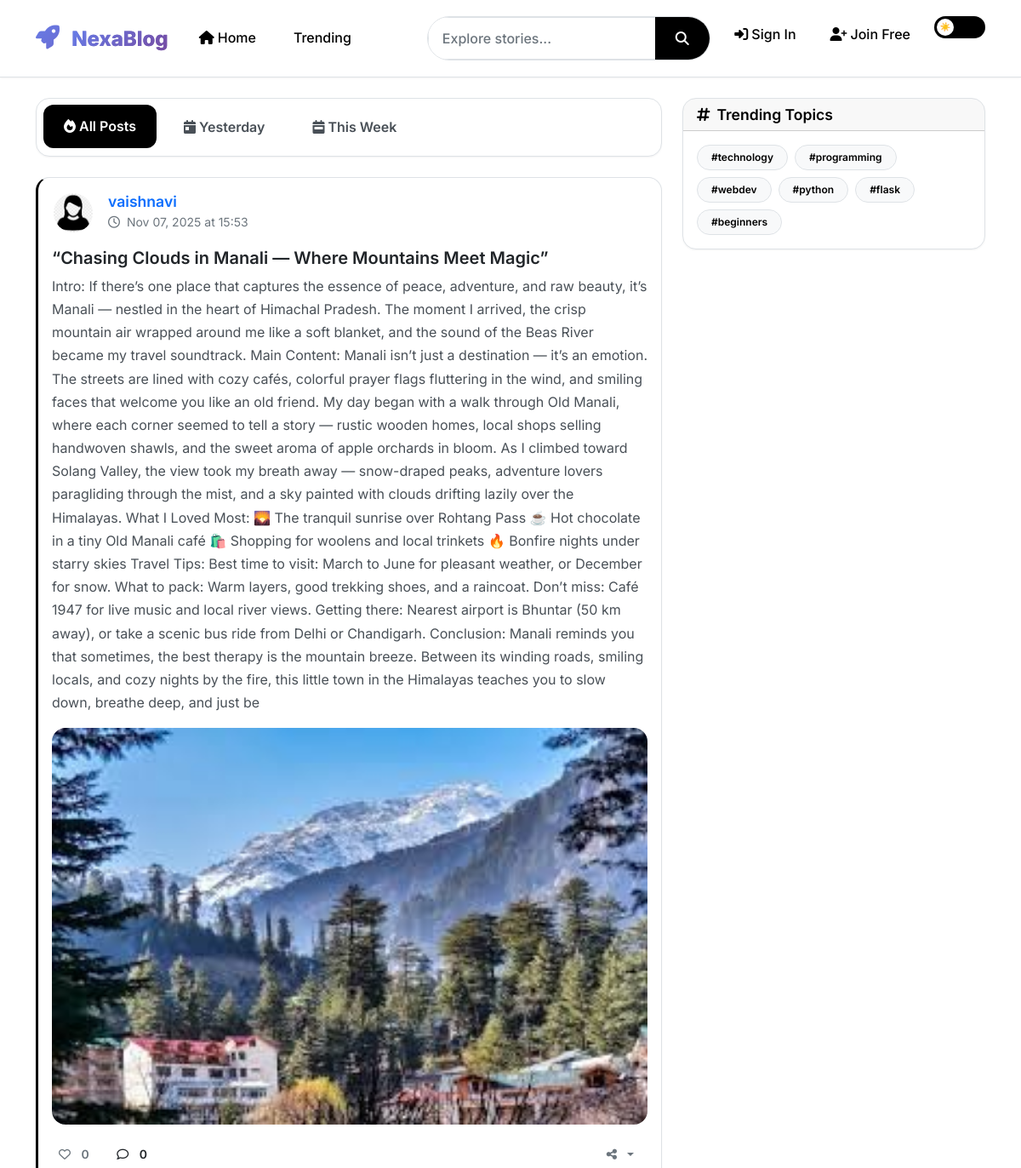
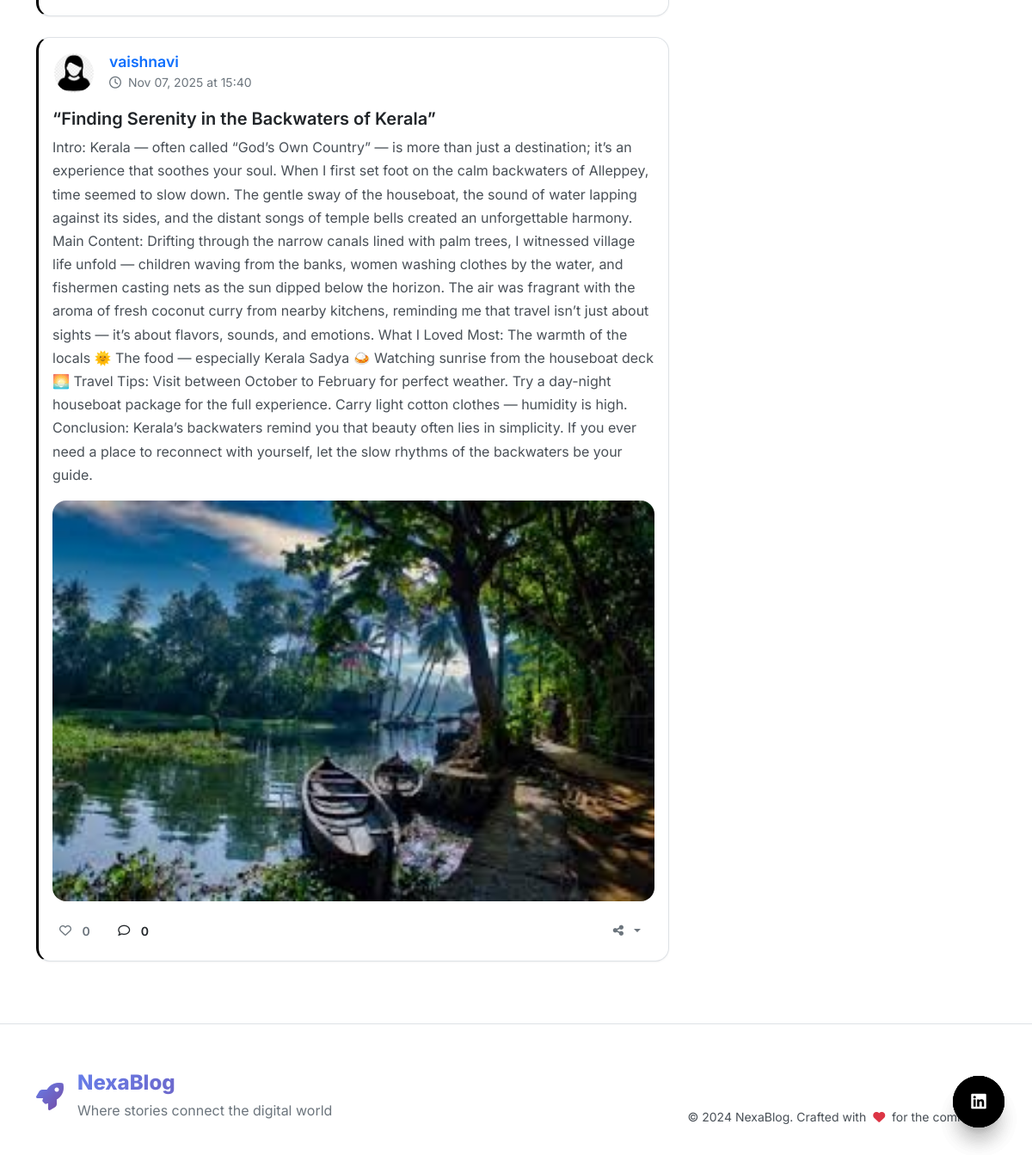
The page / on the database its author committed (2 pictures, top to bottom).
### app.py (models this page shows, shortened)
class Post(db.Model):
    id = db.Column(db.Integer, primary_key=True)
    title = db.Column(db.String(150), nullable=False)
    content = db.Column(db.Text, nullable=False)
    image_file = db.Column(db.String(200), nullable=True)
    timestamp = db.Column(db.DateTime, default=datetime.utcnow)
    user_id = db.Column(db.Integer, db.ForeignKey('user.id'), nullable=False)
    comments = db.relationship('Comment', backref='post', lazy=True, cascade='all, delete-orphan')

class User(UserMixin, db.Model):
    id = db.Column(db.Integer, primary_key=True)
    username = db.Column(db.String(100), unique=True, nullable=False)
    email = db.Column(db.String(150), unique=True, nullable=False)
    password = db.Column(db.String(200), nullable=False)
    profile_image = db.Column(db.String(200), default='default.png')
    bio = db.Column(db.Text, nullable=True)
    created_at = db.Column(db.DateTime, default=datetime.utcnow)
    reset_token = db.Column(db.String(100), nullable=True)
    posts = db.relationship('Post', backref='author', lazy=True, cascade='all, delete-orphan')
    comments = db.relationship('Comment', backref='author', lazy=True, cascade='all, delete-orphan')
    liked = db.relationship('Post', secondary=likes, backref=db.backref('liked_by', lazy='dynamic'))
    following = db.relationship('User', secondary=follows,
        primaryjoin=(follows.c.follower_id == id),
        secondaryjoin=(follows.c.followed_id == id),
        backref=db.backref('followers', lazy='dynamic'),
        lazy='dynamic'
    )

### app.py (the view)
@app.route('/')
def index():
    filter_type = request.args.get('filter', 'all')
    page = request.args.get('page', 1, type=int)
    if filter_type == 'yesterday':
        yesterday = datetime.utcnow() - timedelta(days=1)
        posts_query = Post.query.filter(Post.timestamp >= yesterday)
    elif filter_type == 'week':
        week_ago = datetime.utcnow() - timedelta(days=7)
        posts_query = Post.query.filter(Post.timestamp >= week_ago)
    else:
        posts_query = Post.query
    posts = posts_query.order_by(Post.timestamp.desc()).paginate(page=page, per_page=10, error_out=False)
    return render_template('index.html', posts=posts, filter_type=filter_type)

### templates/index.html (shortened to what this page needs)
{% extends "base.html" %}
{% block content %}
<div class="row">
  <div class="col-lg-8">
    <div class="d-flex mb-4 filter-tabs">
      <a href="{{ url_for('index') }}" class="filter-tab {% if filter_type == 'all' %}active{% endif %}">
        <i class="fas fa-fire me-1"></i>All Posts
      </a>
      <a href="{{ url_for('index', filter='yesterday') }}" class="filter-tab {% if filter_type == 'yesterday' %}active{% endif %}">
        <i class="fas fa-calendar-day me-1"></i>Yesterday
      </a>
      <a href="{{ url_for('index', filter='week') }}" class="filter-tab {% if filter_type == 'week' %}active{% endif %}">
        <i class="fas fa-calendar-week me-1"></i>This Week
      </a>
    </div>
    {% if posts.items %}
      {% for post in posts.items %}
      <div class="card post-card mb-4 fade-in">
        <div class="card-body">
          <div class="d-flex align-items-center mb-3">
            <img src="{{ url_for('static', filename='profile_pics/' + post.author.profile_image) }}"
                 class="rounded-circle me-3" width="50" height="50" alt="{{ post.author.username }}">
            <div>
              <h6 class="mb-0">
                <a href="{{ url_for('profile', user_id=post.author.id) }}" class="text-decoration-none username">
                  {{ post.author.username }}
                </a>
              </h6>
              <small class="text-muted">
                <i class="far fa-clock me-1"></i>
                {{ post.timestamp.strftime('%b %d, %Y at %H:%M') }}
              </small>
            </div>
          </div>
          <h5 class="card-title post-title">{{ post.title }}</h5>
          <p class="card-text post-content">{{ post.content }}</p>
          {% if post.image_file %}
          <div class="post-image-container mb-3">
            <img src="{{ url_for('static', filename='post_pics/' + post.image_file) }}"
                 class="img-fluid rounded post-image" alt="Post image">
          </div>
          {% endif %}
          <div class="post-actions d-flex align-items-center justify-content-between mt-3">
            <div class="d-flex align-items-center">
              <button class="btn btn-sm like-btn {% if current_user in post.liked_by %}liked{% endif %}"
                      data-post-id="{{ post.id }}">
                <i class="{% if current_user in post.liked_by %}fas{% else %}far{% endif %} fa-heart me-1"></i>
                <span class="like-count">{{ post.liked_by.count() }}</span>
              </button>
              <button class="btn btn-sm comment-toggle ms-2" data-bs-toggle="collapse"
                      data-bs-target="#comments-{{ post.id }}">
                <i class="far fa-comment me-1"></i>
                <span>{{ post.comments|length }}</span>
              </button>
            </div>
            <div class="dropdown">
              <button class="btn btn-sm btn-outline-secondary dropdown-toggle" type="button"
                      data-bs-toggle="dropdown">
                <i class="fas fa-share-alt"></i>
              </button>
            </div>
          </div>
        </div>
      </div>
      {% endfor %}
    {% endif %}
  </div>
  <div class="col-lg-4">
    <div class="card sidebar-card mb-4">
      <div class="card-header">
        <h6 class="mb-0"><i class="fas fa-hashtag me-2"></i>Trending Topics</h6>
      </div>
      <div class="card-body">
        <div class="d-flex flex-wrap gap-2">
          <span class="badge bg-light text-dark">#technology</span>
          <span class="badge bg-light text-dark">#programming</span>
          <span class="badge bg-light text-dark">#webdev</span>
          <span class="badge bg-light text-dark">#python</span>
          <span class="badge bg-light text-dark">#flask</span>
          <span class="badge bg-light text-dark">#beginners</span>
        </div>
      </div>
    </div>
  </div>
</div>
{% endblock %}

### static/style.css (style rules this page uses)
:root { --primary-color: #000000; --primary-dark: #1a1a1a; --primary-light: #404040; --secondary-color: #f8f9fa; --accent-color: #6c757d; --success-color: #28a745; --danger-color: #dc3545; --warning-color: #ffc107; --info-color: #17a2b8; --text-primary: #000000; --text-secondary: #495057; --text-muted: #6c757d; --text-light: #adb5bd; --bg-primary: #ffffff; --bg-secondary: #f8f9fa; --bg-card: #ffffff; --bg-glass: rgba(255, 255, 255, 0.9); --border-color: #dee2e6; --border-light: #e9ecef; --shadow-sm: 0 1px 2px 0 rgba(0, 0, 0, 0.05); --shadow: 0 4px 6px -1px rgba(0, 0, 0, 0.1), 0 2px 4px -1px rgba(0, 0, 0, 0.06); --shadow-md: 0 10px 15px -3px rgba(0, 0, 0, 0.1), 0 4px 6px -2px rgba(0, 0, 0, 0.05); --shadow-lg: 0 20px 25px -5px rgba(0, 0, 0, 0.1), 0 10px 10px -5px rgba(0, 0, 0, 0.04); --shadow-xl: 0 25px 50px -12px rgba(0, 0, 0, 0.25); --gradient-primary: linear-gradient(135deg, #667eea 0%, #764ba2 100%); --gradient-app-name: linear-gradient(135deg, #667eea 0%, #764ba2 100%); --radius-sm: 8px; --radius: 12px; --radius-lg: 16px; --radius-xl: 20px; --radius-full: 50%; --transition-fast: 0.2s ease; --transition: 0.3s ease; --transition-slow: 0.5s ease; --glass-bg: rgba(255, 255, 255, 0.1); --glass-border: rgba(0, 0, 0, 0.1); --glass-shadow: 0 8px 32px rgba(0, 0, 0, 0.1); --backdrop-blur: blur(20px); }
* { margin: 0; padding: 0; box-sizing: border-box; }
html { scroll-behavior: smooth; }
body { font-family: 'Inter', -apple-system, BlinkMacSystemFont, 'Segoe UI', Roboto, sans-serif; background: var(--bg-secondary); color: var(--text-primary); line-height: 1.7; font-weight: 400; transition: all var(--transition); min-height: 100vh; overflow-x: hidden; }
h1, h2, h3, h4, h5, h6 { font-weight: 600; line-height: 1.2; margin-bottom: 0.5em; color: var(--text-primary); }
h5 { font-size: 1.25rem; }
h6 { font-size: 1.1rem; }
p { margin-bottom: 1rem; color: var(--text-secondary); }
.text-muted { color: var(--text-muted) !important; }
.card { border: 1px solid var(--border-color); border-radius: var(--radius-lg); box-shadow: var(--shadow-sm); transition: all var(--transition); background: var(--bg-card); overflow: hidden; }
.post-card { border-left: 3px solid var(--text-primary); }
.sidebar-card, .auth-card, .profile-card { background: var(--bg-card); border: 1px solid var(--border-color); }
.btn { border: none; border-radius: var(--radius); padding: 0.75rem 1.5rem; font-weight: 600; text-transform: none; letter-spacing: 0.5px; transition: all var(--transition); cursor: pointer; display: inline-flex; align-items: center; justify-content: center; gap: 0.5rem; }
.btn-sm { padding: 0.5rem 1rem; font-size: 0.875rem; }
.like-btn { border: none; background: transparent; color: var(--text-muted); transition: all var(--transition); cursor: pointer; padding: 0.5rem; border-radius: var(--radius); display: flex; align-items: center; gap: 0.5rem; }
.filter-tabs { background: var(--bg-card); border-radius: var(--radius-lg); padding: 0.5rem; box-shadow: var(--shadow-sm); border: 1px solid var(--border-color); display: inline-flex; gap: 0.5rem; }
.filter-tab { padding: 0.75rem 1.5rem; text-decoration: none; color: var(--text-secondary); border-radius: var(--radius); font-weight: 600; transition: all var(--transition); }
.filter-tab:hover, .filter-tab.active { background: var(--text-primary); color: var(--bg-primary); transform: translateY(-1px); }
.post-image-container { border-radius: var(--radius-lg); overflow: hidden; position: relative; }
.post-image { transition: transform var(--transition-slow); width: 100%; height: auto; }
.rounded-circle { object-fit: cover; border: 2px solid var(--bg-card); }
.fade-in { animation: fadeIn 0.8s ease; }
.badge { border-radius: 50px; font-weight: 600; padding: 0.5rem 1rem; transition: all var(--transition); border: 1px solid var(--border-color); }
.badge.bg-light { background: var(--bg-secondary) !important; color: var(--text-primary) !important; border: 1px solid var(--border-color); }

### rows shown on the page
Post: profile_image (picture), author.username "vaishnavi", timestamp "Nov 07, 2025 at 15:53", title "“Chasing Clouds in Manali — Where Mountains Meet Magic”", content "Intro: If there’s one place that captures the essence of peace, adventure, and raw beauty, it’s Manali — nestled in the heart of Himachal Pradesh. The moment I arrived, the crisp mountain air wrapped around me like a soft blanket, and the sound of the Beas River became my travel soundtrack. Main Content: Manali isn’t just a destination — it’s an emotion. The streets are lined with cozy cafés, colorful prayer flags fluttering in the wind, and smiling faces that welcome you like an old friend. My day began with a walk through Old Manali, where each corner seemed to tell a story — rustic wooden homes, local shops selling handwoven shawls, and the sweet aroma of apple orchards in bloom. As I…", image_file (picture), liked_by.count "0", comments|length "0"
Post: profile_image (picture), author.username "vaishnavi", timestamp "Nov 07, 2025 at 15:40", title "“Finding Serenity in the Backwaters of Kerala”", content "Intro: Kerala — often called “God’s Own Country” — is more than just a destination; it’s an experience that soothes your soul. When I first set foot on the calm backwaters of Alleppey, time seemed to slow down. The gentle sway of the houseboat, the sound of water lapping against its sides, and the distant songs of temple bells created an unforgettable harmony. Main Content: Drifting through the narrow canals lined with palm trees, I witnessed village life unfold — children waving from the banks, women washing clothes by the water, and fishermen casting nets as the sun dipped below the horizon. The air was fragrant with the aroma of fresh coconut curry from nearby kitchens, reminding me that…", image_file (picture), liked_by.count "0", comments|length "0"
